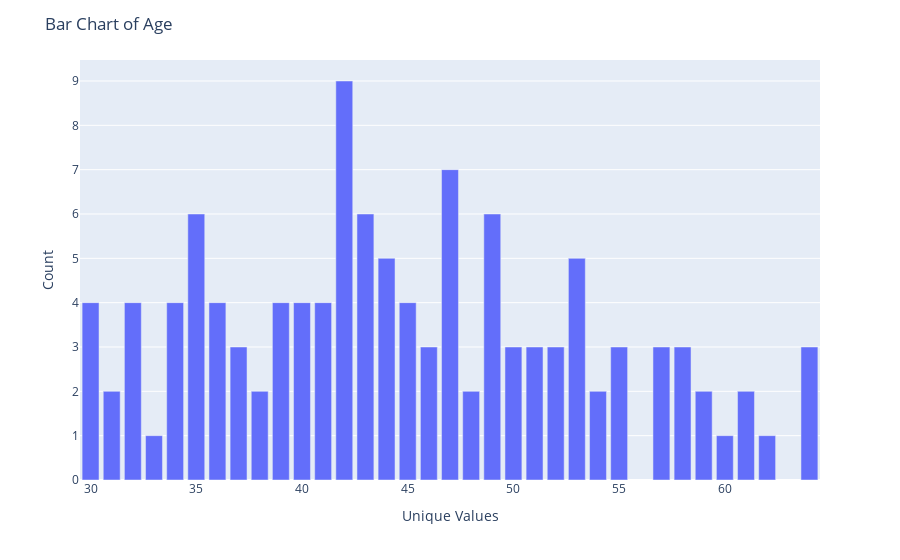

The notebook cell this image was saved under:
### Markdown cell above
## Column Age

### Code cell
temp_value_counts(cali_df, 'Age')
create_bar_chart(cali_df, 'Age', 'age', 'Age', output_folders[1])

### Figure 1 — Plotly figure (JSON) as saved in the notebook; plotly's stock layout.template omitted (floating-point values rounded to 4 significant figures)
{"data": [{"alignmentgroup": "True", "hovertemplate": "x=%{x}<br>y=%{y}<extra></extra>", "legendgroup": "", "marker": {"color": "#636efa", "pattern": {"shape": ""}}, "name": "", "offsetgroup": "", "orientation": "v", "showlegend": false, "textposition": "auto", "type": "bar", "x": [42, 47, 49, 43, 35, 44, 53, 45, 36, 34, 39, 41, 30, 40, 32, 57, 58, 55, 52, 64, 50, 46, 51, 37, 54, 59, 48, 61, 38, 31, 60, 33, 62], "xaxis": "x", "y": [9, 7, 6, 6, 6, 5, 5, 4, 4, 4, 4, 4, 4, 4, 4, 3, 3, 3, 3, 3, 3, 3, 3, 3, 2, 2, 2, 2, 2, 2, 1, 1, 1], "yaxis": "y"}], "layout": {"barmode": "relative", "legend": {"tracegroupgap": 0}, "margin": {"t": 60}, "title": {"text": "Bar Chart of Age"}, "xaxis": {"anchor": "y", "domain": [0, 1], "title": {"text": "Unique Values"}}, "yaxis": {"anchor": "x", "domain": [0, 1], "title": {"text": "Count"}}}}
